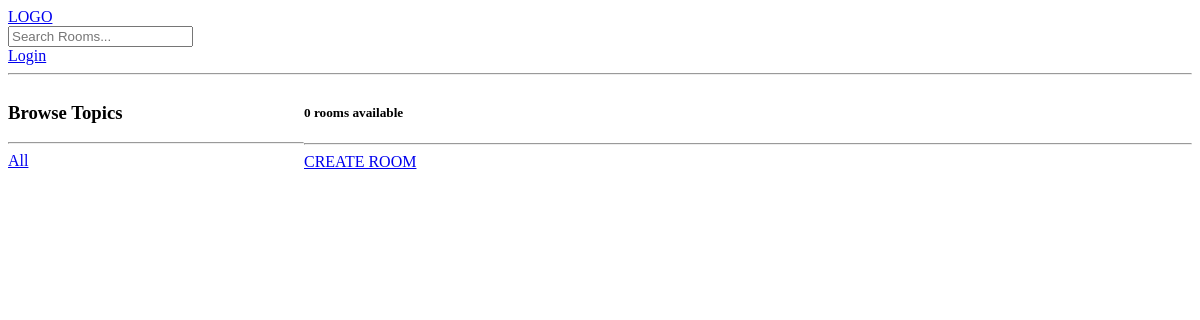
Page /?q=DevOps on the earlier database version.
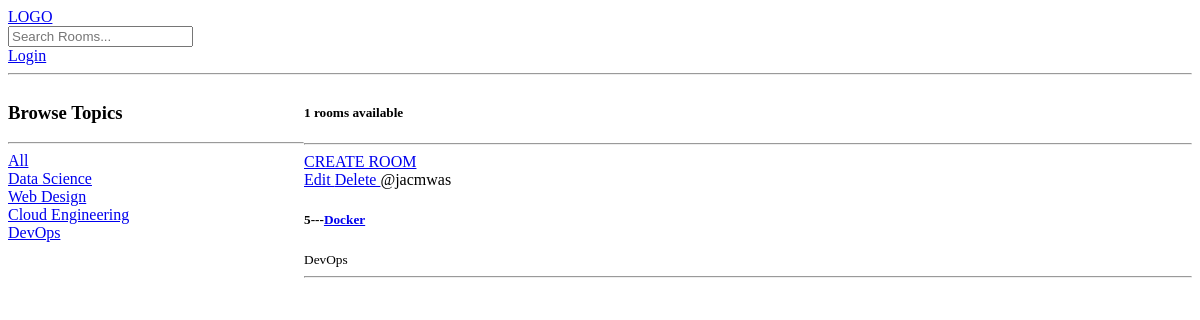
Same page on the later database version.
### base/models.py (models this page shows, shortened)
class Topic(models.Model):
    name = models.CharField(max_length=200)

class Room(models.Model):
    host = models.ForeignKey(User, on_delete=models.SET_NULL, null = True)
    topic = models.ForeignKey(Topic, on_delete=models.SET_NULL, null = True)
    name = models.CharField(max_length=200)
    description = models.TextField(null=True, blank = True)
    update = models.DateTimeField(auto_now=True)
    created = models.DateTimeField(auto_now_add=True)
    class Meta:
        ordering = ['-update','-created']

### base/views.py (the view)
def home(request):
    q =request.GET.get('q') if request.GET.get('q') != None else ''
    rooms = Room.objects.filter(
        Q(topic__name__icontains=q)|
        Q(name__icontains=q)|
        Q(description__icontains=q)
        )
    rooms_count = rooms.count()
    topics = Topic.objects.all()
    context = {'rooms': rooms, 'topics':topics, 'rooms_count':rooms_count}
    return render(request,"base/home.html", context)

### base/templates/base/home.html (shortened to what this page needs)
{% extends "base.html" %}
{% block content %}
<div class = 'home-container'>
  <div>
    <h3>Browse Topics</h3>
    <hr>
    <div>
      <a href="{% url 'home' %}">All</a><br>
    </div>
    <div>
      {% for topic in topics %}
      <a href="{% url 'home' %}?q={{topic.name}}">{{topic.name}}</a><br>
      {% endfor %}
    </div>
  </div>
  <div>
    <h5>{{rooms_count}} rooms available</h5><hr>
    <a href="{% url 'createroom' %}"> CREATE ROOM</a>
    {% for room in rooms %}
         <div>
          <a href="{% url 'updateroom' room.id %}"> Edit </a>
          <a href="{% url 'deleteroom' room.id %}"> Delete </a>
          <span>@{{room.host.username}}</span>
          <h5>{{room.id}}---<a href="{% url 'room' room.id %}">{{room.name}}</a></h5>
          <small>{{room.topic.name}}</small>
          <hr>
          </div>
    {% endfor %}
  </div>
</div>
{% endblock %}

### templates/base.html (shortened to what this page needs)
<!DOCTYPE html>
<html lang="en">
<head>
</head>
<body>
    {% include "nav.html" %}
    {% block content %}{% endblock %}
</body>
</html>

### templates/nav.html
<a href="/">LOGO</a>
<form  method="get">
    <input type="text" name="q" placeholder="Search Rooms...">
</form>
{% if request.user.is_authenticated %}
<a href="{% url 'logout' %}">Logout</a><br>
{% else %}
<a href="{% url 'login' %}">Login</a><br>
{% endif %}
<hr>

### base/templates/base/home.html (style rules this page uses)
.home-container { display: grid; grid-template-columns: 1fr 3fr; }

Differences in the rows shown:
added Topic: name "Data Science"
added Topic: name "Web Design"
added Topic: name "Cloud Engineering"
added Topic: name "DevOps"
added Room: host.username "jacmwas", id "5", name "Docker", topic.name "DevOps"
Other differences:
{{ rooms_count }}: "0" → "1"
